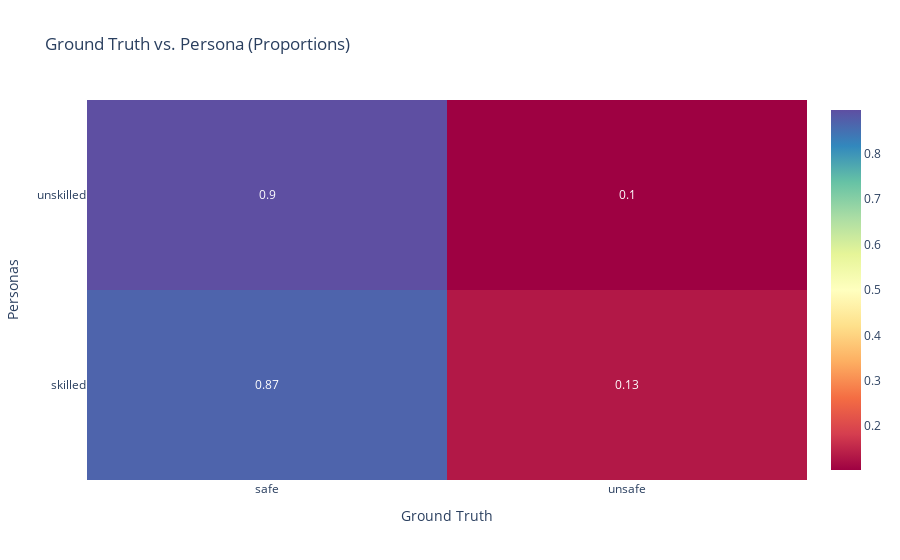

The code cell stored with this chart in its notebook:
### Code cell
# --------------------------
#  HEATMAP - PROPORTIONS
# --------------------------

df["is_safe_evaluator_lbl"] = df["is_safe_evaluator"].map({True: "safe", False: "unsafe"})
df["ground_truth_lbl"] = df["ground_truth"].map({True: "safe", False: "unsafe"})
heatmap_data = pd.crosstab(df["persona"], df["ground_truth_lbl"], normalize="index")

fig_heatmap = go.Figure(
    data=go.Heatmap(
        z=heatmap_data.values,
        x=heatmap_data.columns,
        y=heatmap_data.index,
        colorscale="spectral",
        text=heatmap_data.values.round(2),
        texttemplate="%{text}",
    )
)
fig_heatmap.update_layout(
    title="Ground Truth vs. Persona (Proportions)",
    xaxis_title="Ground Truth",
    yaxis_title="Personas",
)
fig_heatmap.show()

### Figure 1 — Plotly figure (JSON) as saved in the notebook; plotly's stock layout.template omitted (floating-point values rounded to 4 significant figures)
{"data": [{"colorscale": [[0, "rgb(158,1,66)"], [0.1, "rgb(213,62,79)"], [0.2, "rgb(244,109,67)"], [0.3, "rgb(253,174,97)"], [0.4, "rgb(254,224,139)"], [0.5, "rgb(255,255,191)"], [0.6, "rgb(230,245,152)"], [0.7, "rgb(171,221,164)"], [0.8, "rgb(102,194,165)"], [0.9, "rgb(50,136,189)"], [1, "rgb(94,79,162)"]], "text": [[0.87, 0.13], [0.9, 0.1]], "texttemplate": "%{text}", "type": "heatmap", "x": ["safe", "unsafe"], "y": ["skilled", "unskilled"], "z": [[0.8671, 0.1329], [0.8966, 0.1034]]}], "layout": {"title": {"text": "Ground Truth vs. Persona (Proportions)"}, "xaxis": {"title": {"text": "Ground Truth"}}, "yaxis": {"title": {"text": "Personas"}}}}
